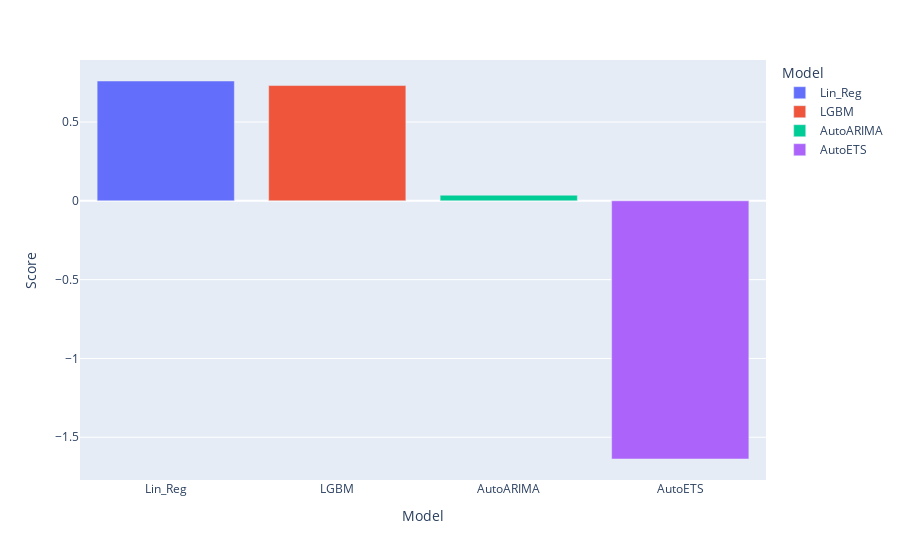

The code cell stored with this chart in its notebook:
### Code cell
metric = 'r2'
px.bar(metrics_frame.loc[metrics_frame.Metric == metric], x='Model', color='Model', y='Score')

### Figure 1 — Plotly figure (JSON) as saved in the notebook; plotly's stock layout.template omitted (floating-point values rounded to 4 significant figures)
{"data": [{"hovertemplate": "Model=%{x}<br>Score=%{y}<extra></extra>", "legendgroup": "Lin_Reg", "marker": {"color": "#636efa", "pattern": {"shape": ""}}, "name": "Lin_Reg", "orientation": "v", "showlegend": true, "textposition": "auto", "type": "bar", "x": ["Lin_Reg"], "xaxis": "x", "y": [0.7601], "yaxis": "y"}, {"hovertemplate": "Model=%{x}<br>Score=%{y}<extra></extra>", "legendgroup": "LGBM", "marker": {"color": "#EF553B", "pattern": {"shape": ""}}, "name": "LGBM", "orientation": "v", "showlegend": true, "textposition": "auto", "type": "bar", "x": ["LGBM"], "xaxis": "x", "y": [0.7312], "yaxis": "y"}, {"hovertemplate": "Model=%{x}<br>Score=%{y}<extra></extra>", "legendgroup": "AutoARIMA", "marker": {"color": "#00cc96", "pattern": {"shape": ""}}, "name": "AutoARIMA", "orientation": "v", "showlegend": true, "textposition": "auto", "type": "bar", "x": ["AutoARIMA"], "xaxis": "x", "y": [0.03557], "yaxis": "y"}, {"hovertemplate": "Model=%{x}<br>Score=%{y}<extra></extra>", "legendgroup": "AutoETS", "marker": {"color": "#ab63fa", "pattern": {"shape": ""}}, "name": "AutoETS", "orientation": "v", "showlegend": true, "textposition": "auto", "type": "bar", "x": ["AutoETS"], "xaxis": "x", "y": [-1.638], "yaxis": "y"}], "layout": {"barmode": "relative", "legend": {"title": {"text": "Model"}, "tracegroupgap": 0}, "margin": {"t": 60}, "xaxis": {"anchor": "y", "categoryarray": ["Lin_Reg", "LGBM", "AutoARIMA", "AutoETS"], "categoryorder": "array", "domain": [0, 1], "title": {"text": "Model"}}, "yaxis": {"anchor": "x", "domain": [0, 1], "title": {"text": "Score"}}}}
